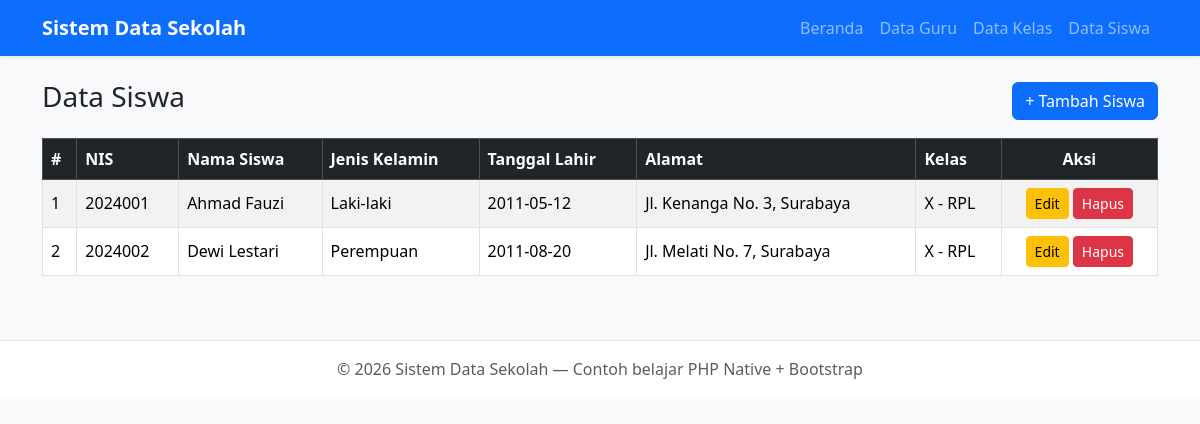
Screenshot of /siswa with the database file from the repository.
### tables this page shows
CREATE TABLE IF NOT EXISTS siswa (
    id INT AUTO_INCREMENT PRIMARY KEY,
    nis VARCHAR(30) NOT NULL,
    nama_siswa VARCHAR(100) NOT NULL,
    jenis_kelamin ENUM('Laki-laki', 'Perempuan') NOT NULL,
    tanggal_lahir DATE,
    alamat TEXT,
    kelas_id INT NULL,
    created_at TIMESTAMP DEFAULT CURRENT_TIMESTAMP,
    FOREIGN KEY (kelas_id) REFERENCES kelas(id) ON DELETE SET NULL
);

CREATE TABLE IF NOT EXISTS kelas (
    id INT AUTO_INCREMENT PRIMARY KEY,
    nama_jurusan VARCHAR(50) NOT NULL,
    kelas VARCHAR(10) NOT NULL,
    wali_kelas_id INT NULL,
    created_at TIMESTAMP DEFAULT CURRENT_TIMESTAMP,
    FOREIGN KEY (wali_kelas_id) REFERENCES guru(id) ON DELETE SET NULL
);

### controllers/SiswaController.php (called while the page is built, shortened)
<?php
require_once __DIR__ . '/../models/Siswa.php';
class SiswaController
{
    private Siswa $siswaModel;
    public function __construct()
    {
        $this->siswaModel = new Siswa();
    }
    public function index()
    {
        $data['title'] = 'Data Siswa';
        $data['siswa'] = $this->siswaModel->getAll();
        require __DIR__ . '/../views/layouts/header.php';
        require __DIR__ . '/../views/siswa/index.php';
        require __DIR__ . '/../views/layouts/footer.php';
    }
}

### index.php (called while the page is built, shortened)
<?php
require_once __DIR__ . '/core/Router.php';
$router = new Router();
$method = $_SERVER['REQUEST_METHOD'];
$uri    = $_SERVER['REQUEST_URI'];
$router->dispatch($method, $uri);

### models/Siswa.php (called while the page is built, shortened)
<?php
class Siswa
{
    private PDO $db;
    public function __construct()
    {
        global $pdo;
        $this->db = $pdo;
    }
    public function getAll(): array
    {
        $stmt = $this->db->query(
            "SELECT siswa.*, kelas.nama_jurusan, kelas.kelas AS nama_kelas
             FROM siswa
             LEFT JOIN kelas ON siswa.kelas_id = kelas.id
             ORDER BY siswa.nama_siswa ASC"
        );
        return $stmt->fetchAll();
    }
}

### views/siswa/index.php (the view)
<div class="d-flex justify-content-between align-items-center mb-3">
    <h3>Data Siswa</h3>
    <a href="<?= BASE_URL ?>siswa/create" class="btn btn-primary">+ Tambah Siswa</a>
</div>
<?php if (empty($data['siswa'])): ?>
    <div class="alert alert-info">Belum ada data siswa. Silakan tambah data baru.</div>
<?php else: ?>
    <div class="table-responsive">
        <table class="table table-bordered table-striped bg-white align-middle">
            <thead class="table-dark">
                <tr>
                    <th>#</th>
                    <th>NIS</th>
                    <th>Nama Siswa</th>
                    <th>Jenis Kelamin</th>
                    <th>Tanggal Lahir</th>
                    <th>Alamat</th>
                    <th>Kelas</th>
                    <th class="text-center">Aksi</th>
                </tr>
            </thead>
            <tbody>
                <?php foreach ($data['siswa'] as $i => $s): ?>
                    <tr>
                        <td><?= $i + 1 ?></td>
                        <td><?= htmlspecialchars($s['nis']) ?></td>
                        <td><?= htmlspecialchars($s['nama_siswa']) ?></td>
                        <td><?= htmlspecialchars($s['jenis_kelamin']) ?></td>
                        <td><?= htmlspecialchars($s['tanggal_lahir']) ?></td>
                        <td><?= htmlspecialchars($s['alamat']) ?></td>
                        <td><?= $s['nama_kelas'] ? htmlspecialchars($s['nama_kelas'] . ' - ' . $s['nama_jurusan']) : '<span class="text-muted">-</span>' ?></td>
                        <td class="text-center">
                            <a href="<?= BASE_URL ?>siswa/edit/<?= $s['id'] ?>" class="btn btn-sm btn-warning">Edit</a>
                            <a href="<?= BASE_URL ?>siswa/delete/<?= $s['id'] ?>" class="btn btn-sm btn-danger"
                                onclick="return confirm('Yakin ingin menghapus data siswa ini?')">Hapus</a>
                        </td>
                    </tr>
                <?php endforeach; ?>
            </tbody>
        </table>
    </div>
<?php endif; ?>

### core/Router.php (shortened to what this page needs)
<?php
class Router
{
    protected array $routes = [
        'GET'  => [],
        'POST' => [],
    ];
    public function get(string $uri, array $action): void
    {
        $this->routes['GET'][$this->normalize($uri)] = $action;
    }
    public function post(string $uri, array $action): void
    {
        $this->routes['POST'][$this->normalize($uri)] = $action;
    }
    protected function normalize(string $uri): string
    {
        $uri = '/' . trim($uri, '/');
        return $uri;
    }
    public function dispatch(string $method, string $requestUri): void
    {
        $path = parse_url($requestUri, PHP_URL_PATH);
        $path = $this->normalize($path);
        $routesForMethod = $this->routes[$method] ?? [];
        foreach ($routesForMethod as $pattern => $action) {
            $regex = preg_replace('#\{[a-zA-Z_]+\}#', '([^/]+)', $pattern);
            $regex = '#^' . $regex . '$#';
            if (preg_match($regex, $path, $matches)) {
                array_shift($matches);
                [$controllerName, $methodName] = $action;
                $this->callController($controllerName, $methodName, $matches);
                return;
            }
        }
    }
    protected function callController(string $controllerName, string $methodName, array $params): void
    {
        $controller = new $controllerName();
        call_user_func_array([$controller, $methodName], $params);
    }
}

### views/layouts/header.php (shortened to what this page needs)
<!DOCTYPE html>
<html lang="id">
<head>
    <link href="https://cdn.jsdelivr.net/npm/bootstrap@5.3.3/dist/css/bootstrap.min.css" rel="stylesheet">
</head>
<body class="bg-light">
    <nav class="navbar navbar-expand-lg navbar-dark bg-primary mb-4 shadow-sm">
        <div class="container">
            <a class="navbar-brand fw-bold" href="<?= BASE_URL ?>"><?= APP_NAME ?></a>
            <div class="collapse navbar-collapse" id="navMenu">
                <ul class="navbar-nav ms-auto">
                    <li class="nav-item">
                        <a class="nav-link" href="<?= BASE_URL ?>">Beranda</a>
                    </li>
                    <li class="nav-item">
                        <a class="nav-link" href="<?= BASE_URL ?>guru">Data Guru</a>
                    </li>
                    <li class="nav-item">
                        <a class="nav-link" href="<?= BASE_URL ?>kelas">Data Kelas</a>
                    </li>
                    <li class="nav-item">
                        <a class="nav-link" href="<?= BASE_URL ?>siswa">Data Siswa</a>
                    </li>
                </ul>
            </div>
        </div>
    </nav>
    <main class="container mb-5">

### views/layouts/footer.php (shortened to what this page needs)
</main>
<footer class="text-center text-muted py-3 border-top bg-white">
    &copy; <?= date('Y') ?> <?= APP_NAME ?> &mdash; Contoh belajar PHP Native + Bootstrap
</footer>
</body>
</html>

### rows the page displays
siswa: nis "2024001", nama_siswa "Ahmad Fauzi", jenis_kelamin "Laki-laki", tanggal_lahir "2011-05-12", alamat "Jl. Kenanga No. 3, Surabaya", kelas.nama_jurusan "X - RPL"
siswa: nis "2024002", nama_siswa "Dewi Lestari", jenis_kelamin "Perempuan", tanggal_lahir "2011-08-20", alamat "Jl. Melati No. 7, Surabaya", kelas.nama_jurusan "X - RPL"
